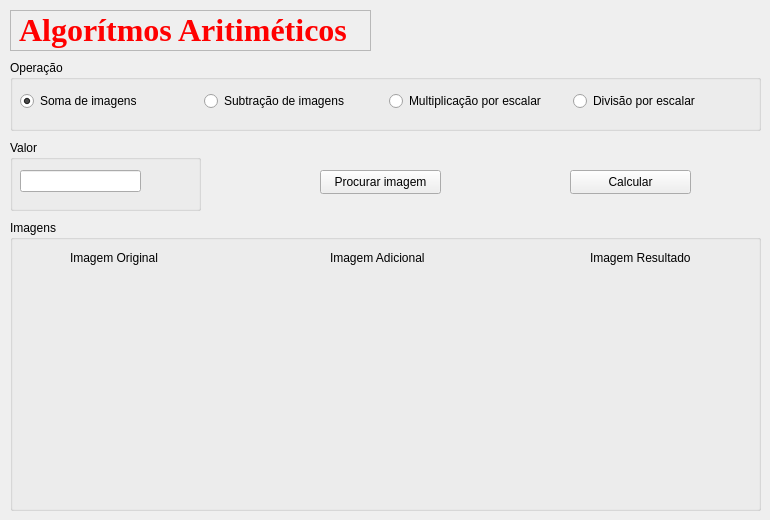
    <widget class="QWidget" name="page_3">
     <widget class="QLabel" name="label_titulo1_2">
      <property name="geometry">
       <rect>
        <x>10</x>
        <y>10</y>
        <width>361</width>
        <height>41</height>
       </rect>
      </property>
      <property name="font">
       <font>
        <family>Times New Roman</family>
        <pointsize>24</pointsize>
        <bold>true</bold>
       </font>
      </property>
      <property name="styleSheet">
       <string notr="true"/>
      </property>
      <property name="frameShape">
       <enum>QFrame::Shape::StyledPanel</enum>
      </property>
      <property name="frameShadow">
       <enum>QFrame::Shadow::Sunken</enum>
      </property>
      <property name="midLineWidth">
       <number>1</number>
      </property>
      <property name="text">
       <string>&lt;html&gt;&lt;head/&gt;&lt;body&gt;&lt;p&gt;&lt;span style=&quot; color:#ff0000;&quot;&gt;Algorítmos Aritiméticos&lt;/span&gt;&lt;/p&gt;&lt;/body&gt;&lt;/html&gt;</string>
      </property>
      <property name="textFormat">
       <enum>Qt::TextFormat::RichText</enum>
      </property>
     </widget>
     <widget class="QGroupBox" name="groupBox">
      <property name="geometry">
       <rect>
        <x>10</x>
        <y>60</y>
        <width>751</width>
        <height>71</height>
       </rect>
      </property>
      <property name="title">
       <string>Operação</string>
      </property>
      <widget class="QWidget" name="layoutWidget">
       <property name="geometry">
        <rect>
         <x>10</x>
         <y>30</y>
         <width>731</width>
         <height>22</height>
        </rect>
       </property>
       <layout class="QHBoxLayout" name="horizontalLayout">
        <item>
         <widget class="QRadioButton" name="radioButton">
          <property name="text">
           <string>Soma de imagens</string>
          </property>
          <property name="checked">
           <bool>true</bool>
          </property>
         </widget>
        </item>
        <item>
         <widget class="QRadioButton" name="radioButton_2">
          <property name="text">
           <string>Subtração de imagens</string>
          </property>
         </widget>
        </item>
        <item>
         <widget class="QRadioButton" name="radioButton_3">
          <property name="text">
           <string>Multiplicação por escalar</string>
          </property>
         </widget>
        </item>
        <item>
         <widget class="QRadioButton" name="radioButton_4">
          <property name="text">
           <string>Divisão por escalar</string>
          </property>
         </widget>
        </item>
       </layout>
      </widget>
     </widget>
     <widget class="QGroupBox" name="groupBox_2">
      <property name="geometry">
       <rect>
        <x>10</x>
        <y>140</y>
        <width>191</width>
        <height>71</height>
       </rect>
      </property>
      <property name="title">
       <string>Valor</string>
      </property>
      <widget class="QLineEdit" name="lineEdit_valor">
       <property name="geometry">
        <rect>
         <x>10</x>
         <y>30</y>
         <width>121</width>
         <height>22</height>
        </rect>
       </property>
       <property name="toolTip">
        <string>Adicione um valor de 0 a 255</string>
       </property>
       <property name="inputMethodHints">
        <set>Qt::InputMethodHint::ImhDigitsOnly|Qt::InputMethodHint::ImhPreferNumbers</set>
       </property>
      </widget>
     </widget>
     <widget class="QGroupBox" name="groupBox_3">
      <property name="geometry">
       <rect>
        <x>10</x>
        <y>220</y>
        <width>751</width>
        <height>291</height>
       </rect>
      </property>
      <property name="title">
       <string>Imagens</string>
      </property>
      <widget class="QLabel" name="label_imagem_principal">
       <property name="geometry">
        <rect>
         <x>60</x>
         <y>30</y>
         <width>101</width>
         <height>16</height>
        </rect>
       </property>
       <property name="text">
        <string>Imagem Original</string>
       </property>
      </widget>
      <widget class="QLabel" name="label_imagem_adicional">
       <property name="geometry">
        <rect>
         <x>320</x>
         <y>30</y>
         <width>101</width>
         <height>16</height>
        </rect>
       </property>
       <property name="text">
        <string>Imagem Adicional</string>
       </property>
      </widget>
      <widget class="QLabel" name="label_imagem_resultado">
       <property name="geometry">
        <rect>
         <x>580</x>
         <y>30</y>
         <width>111</width>
         <height>16</height>
        </rect>
       </property>
       <property name="text">
        <string>Imagem Resultado</string>
       </property>
      </widget>
      <widget class="QLabel" name="label_imagem_1">
       <property name="geometry">
        <rect>
         <x>10</x>
         <y>50</y>
         <width>200</width>
         <height>200</height>
        </rect>
       </property>
       <property name="maximumSize">
        <size>
         <width>200</width>
         <height>200</height>
        </size>
       </property>
       <property name="text">
        <string/>
       </property>
       <property name="pixmap">
        <pixmap resource="resource.qrc">:/img/resource/img/default_img.png</pixmap>
       </property>
       <property name="scaledContents">
        <bool>true</bool>
       </property>
      </widget>
      <widget class="QLabel" name="label_imagem_2">
       <property name="enabled">
        <bool>true</bool>
       </property>
       <property name="geometry">
        <rect>
         <x>270</x>
         <y>50</y>
         <width>200</width>
         <height>200</height>
        </rect>
       </property>
       <property name="maximumSize">
        <size>
         <width>200</width>
         <height>200</height>
        </size>
       </property>
       <property name="text">
        <string/>
       </property>
       <property name="pixmap">
        <pixmap resource="resource.qrc">:/img/resource/img/default_img.png</pixmap>
       </property>
       <property name="scaledContents">
        <bool>true</bool>
       </property>
      </widget>
      <widget class="QLabel" name="label_imagem_3">
       <property name="enabled">
        <bool>true</bool>
       </property>
       <property name="geometry">
        <rect>
         <x>530</x>
         <y>50</y>
         <width>200</width>
         <height>200</height>
        </rect>
       </property>
       <property name="maximumSize">
        <size>
         <width>200</width>
         <height>200</height>
        </size>
       </property>
       <property name="text">
        <string/>
       </property>
       <property name="pixmap">
        <pixmap resource="resource.qrc">:/img/resource/img/default_img.png</pixmap>
       </property>
       <property name="scaledContents">
        <bool>true</bool>
       </property>
      </widget>
     </widget>
     <widget class="QPushButton" name="pushButton">
      <property name="geometry">
       <rect>
        <x>320</x>
        <y>170</y>
        <width>121</width>
        <height>24</height>
       </rect>
      </property>
      <property name="text">
       <string>Procurar imagem</string>
      </property>
     </widget>
     <widget class="QPushButton" name="pushButton_calcular">
      <property name="geometry">
       <rect>
        <x>570</x>
        <y>170</y>
        <width>121</width>
        <height>24</height>
       </rect>
      </property>
      <property name="text">
       <string>Calcular</string>
      </property>
     </widget>
    </widget>
